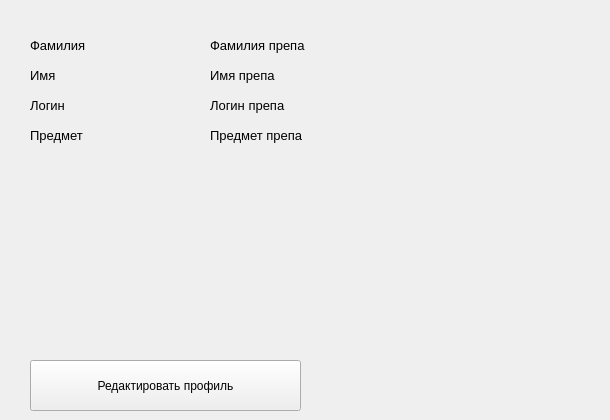
   <widget class="QWidget" name="ProfileTab">
    <property name="styleSheet">
     <string notr="true"/>
    </property>
    <attribute name="title">
     <string>Профиль</string>
    </attribute>
    <widget class="QLabel" name="infoSurnameLable">
     <property name="geometry">
      <rect>
       <x>210</x>
       <y>30</y>
       <width>341</width>
       <height>30</height>
      </rect>
     </property>
     <property name="font">
      <font>
       <family>MS Shell Dlg 2</family>
       <pointsize>10</pointsize>
       <weight>9</weight>
       <italic>false</italic>
       <bold>false</bold>
      </font>
     </property>
     <property name="text">
      <string>Фамилия препа</string>
     </property>
    </widget>
    <widget class="QLabel" name="infoLoginLabel">
     <property name="geometry">
      <rect>
       <x>210</x>
       <y>90</y>
       <width>391</width>
       <height>30</height>
      </rect>
     </property>
     <property name="font">
      <font>
       <family>MS Shell Dlg 2</family>
       <pointsize>10</pointsize>
       <weight>9</weight>
       <italic>false</italic>
       <bold>false</bold>
      </font>
     </property>
     <property name="text">
      <string>Логин препа</string>
     </property>
    </widget>
    <widget class="QLabel" name="teacherSurnameLabel">
     <property name="geometry">
      <rect>
       <x>30</x>
       <y>30</y>
       <width>120</width>
       <height>30</height>
      </rect>
     </property>
     <property name="font">
      <font>
       <family>MS Shell Dlg 2</family>
       <pointsize>10</pointsize>
       <weight>9</weight>
       <italic>false</italic>
       <bold>false</bold>
      </font>
     </property>
     <property name="text">
      <string>Фамилия</string>
     </property>
    </widget>
    <widget class="QLabel" name="teacherLoginLabel">
     <property name="geometry">
      <rect>
       <x>30</x>
       <y>90</y>
       <width>120</width>
       <height>30</height>
      </rect>
     </property>
     <property name="font">
      <font>
       <family>MS Shell Dlg 2</family>
       <pointsize>10</pointsize>
       <weight>9</weight>
       <italic>false</italic>
       <bold>false</bold>
      </font>
     </property>
     <property name="text">
      <string>Логин</string>
     </property>
    </widget>
    <widget class="QPushButton" name="editProfileButton">
     <property name="geometry">
      <rect>
       <x>30</x>
       <y>360</y>
       <width>271</width>
       <height>51</height>
      </rect>
     </property>
     <property name="text">
      <string>Редактировать профиль</string>
     </property>
    </widget>
    <widget class="QLabel" name="teacherNameLable">
     <property name="geometry">
      <rect>
       <x>30</x>
       <y>60</y>
       <width>120</width>
       <height>30</height>
      </rect>
     </property>
     <property name="font">
      <font>
       <family>MS Shell Dlg 2</family>
       <pointsize>10</pointsize>
       <weight>9</weight>
       <italic>false</italic>
       <bold>false</bold>
      </font>
     </property>
     <property name="text">
      <string>Имя</string>
     </property>
    </widget>
    <widget class="QLabel" name="infoNameLabel">
     <property name="geometry">
      <rect>
       <x>210</x>
       <y>60</y>
       <width>351</width>
       <height>30</height>
      </rect>
     </property>
     <property name="font">
      <font>
       <family>MS Shell Dlg 2</family>
       <pointsize>10</pointsize>
       <weight>9</weight>
       <italic>false</italic>
       <bold>false</bold>
      </font>
     </property>
     <property name="text">
      <string>Имя препа</string>
     </property>
    </widget>
    <widget class="QLabel" name="errorProfileLable">
     <property name="geometry">
      <rect>
       <x>30</x>
       <y>330</y>
       <width>381</width>
       <height>21</height>
      </rect>
     </property>
     <property name="text">
      <string/>
     </property>
     <property name="alignment">
      <set>Qt::AlignLeading|Qt::AlignLeft|Qt::AlignVCenter</set>
     </property>
    </widget>
    <widget class="QLabel" name="teacherSubjectLabel">
     <property name="geometry">
      <rect>
       <x>30</x>
       <y>120</y>
       <width>120</width>
       <height>30</height>
      </rect>
     </property>
     <property name="font">
      <font>
       <family>MS Shell Dlg 2</family>
       <pointsize>10</pointsize>
       <weight>9</weight>
       <italic>false</italic>
       <bold>false</bold>
      </font>
     </property>
     <property name="text">
      <string>Предмет</string>
     </property>
    </widget>
    <widget class="QLabel" name="infoSubjectLabel">
     <property name="geometry">
      <rect>
       <x>210</x>
       <y>120</y>
       <width>361</width>
       <height>30</height>
      </rect>
     </property>
     <property name="font">
      <font>
       <family>MS Shell Dlg 2</family>
       <pointsize>10</pointsize>
       <weight>9</weight>
       <italic>false</italic>
       <bold>false</bold>
      </font>
     </property>
     <property name="text">
      <string>Предмет препа</string>
     </property>
    </widget>
   </widget>
